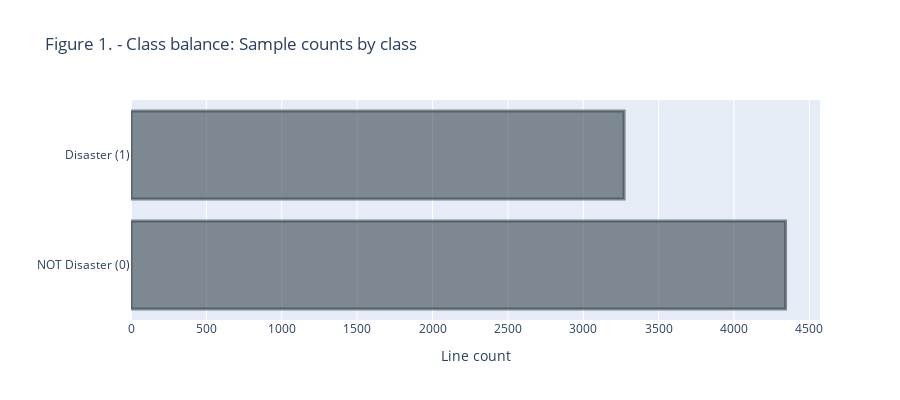

Source (notebook cell):
### Code cell
fig_class_balance = go.Figure()
fig_class_balance.add_trace(
    go.Bar(
        y = ['NOT Disaster (0)', 'Disaster (1)'],
        x = [4342, 3271],
        name = 'Training data',
        orientation = 'h',
        marker=dict(
            color='rgba(58, 71, 80, 0.6)',
            line=dict(color='rgba(58, 71, 80, 0.6)', width=3)
        )
    )
)
fig_class_balance.update_layout(title='Figure 1. - Class balance: Sample counts by class',
                                xaxis_title='Line count',
                                yaxis_title='',
                                legend=dict(yanchor="top",
                                            y=0.99,
                                            xanchor="left",
                                            x=0.80),
                                 autosize=False,
                                 width=900,
                                 height=400)

fig_class_balance.show()

### Figure 1 — Plotly figure (JSON) as saved in the notebook; plotly's stock layout.template omitted (floating-point values rounded to 4 significant figures)
{"data": [{"marker": {"color": "rgba(58, 71, 80, 0.6)", "line": {"color": "rgba(58, 71, 80, 0.6)", "width": 3}}, "name": "Training data", "orientation": "h", "type": "bar", "x": [4342, 3271], "y": ["NOT Disaster (0)", "Disaster (1)"]}], "layout": {"autosize": false, "height": 400, "legend": {"x": 0.8, "xanchor": "left", "y": 0.99, "yanchor": "top"}, "title": {"text": "Figure 1. - Class balance: Sample counts by class"}, "width": 900, "xaxis": {"autorange": true, "range": [0, 4571.0], "title": {"text": "Line count"}, "type": "linear"}, "yaxis": {"autorange": true, "range": [-0.5, 1.5], "title": {"text": ""}, "type": "category"}}}
